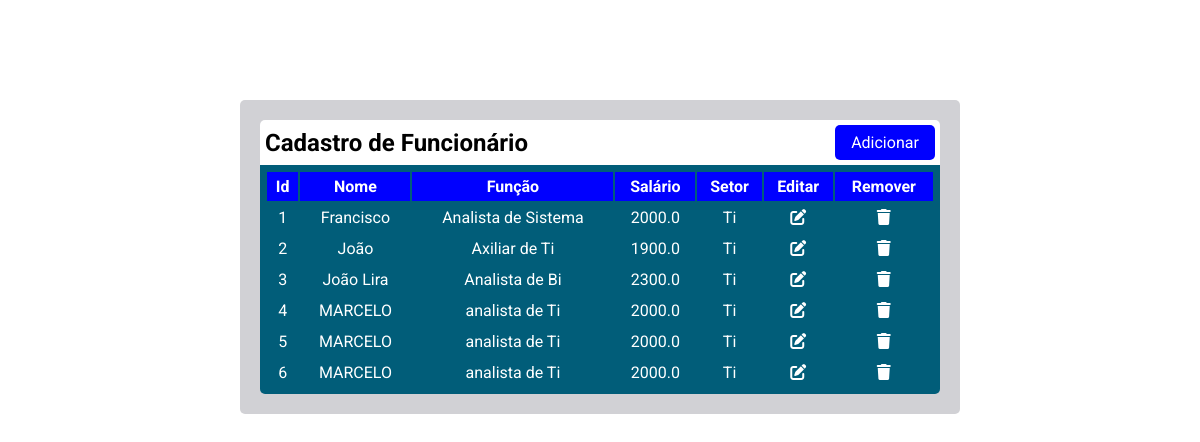
Before: / with the older database file.
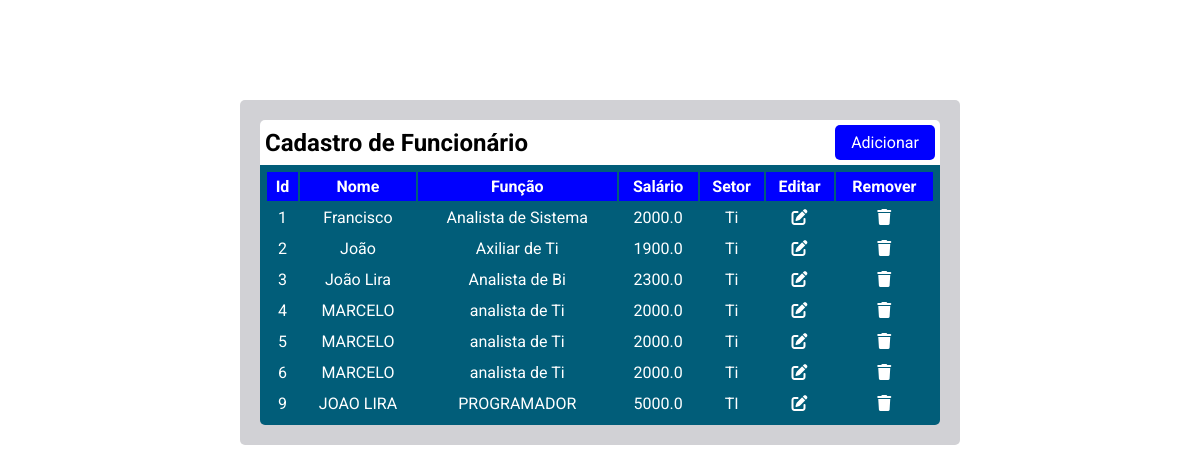
After: the same page with the newer database file.
### tables this page shows
CREATE TABLE funcionario (
               id INTEGER PRIMARY KEY AUTOINCREMENT,
               nome TEXT,
               funcao TEXT,
               salario FLOAT,
               setor TEXT);

### main.py (the view)
@app.route('/')
def index():
    lista = database.README()
    dados_formulario = request.form.to_dict()
    return render_template('index.html',lista=lista,dados=dados_formulario)

### database.py (called while the page is built)
def conexao():
    conect = sqlite3.connect('crud.db')
    cursor = conect.cursor()
    return cursor

def README():
    cursor = conexao()
    cursor.execute('SELECT * FROM funcionario')
    lista = cursor.fetchall()
    return lista

### templates/index.html (shortened to what this page needs)
<!DOCTYPE html>
<html lang="pt-br">
<head>
    <link rel="stylesheet" href="https://cdnjs.cloudflare.com/ajax/libs/font-awesome/6.7.2/css/all.min.css" />
    <link rel="stylesheet" href="/static/style.css">
</head>
<body>
    <div class="container">
        <div class="header">
            <h2>Cadastro de Funcionário</h1>
            <button id="add" onclick="abrirModal()">Adicionar</button>
        </div>
        <div class="div-table">
            <table class="editar">
                <thead >
                    <tr>
                        <th>Id</th>
                        <th>Nome</th>
                        <th>Função</th>
                        <th>Salário</th>
                        <th>Setor</th>
                        <th>Editar</th>
                        <th>Remover</th>
                    </tr>
                </thead>
                {% for i in lista %}
                <tr >
                    <td>{{i[0]}}</td>
                    <td>{{i[1]}}</td>
                    <td>{{i[2]}}</td>
                    <td>{{i[3]}}</td>
                    <td>{{i[4]}}</td>
                    <td><i class="fa-solid fa-pen-to-square"  id="{{i[0]}}"></i></td>
                    <td><i class="fa-solid fa-trash" id="{{i[0]}}"></i></td>
                </tr>
                {% endfor %}
            </table>
        </div>
    </div>
</body>
</html>

### static/style.css (style rules this page uses)
* { margin: 0; padding: 0; box-sizing: border-box; font-family: 'Roboto', sans-serif; outline: none; }
body { background-color: white; }
.container { flex-wrap: wrap; background-color: #d1d1d5; justify-content: center; align-items: center; width: 60%; border-radius: 5px; padding: 20px; margin: 100px auto 0; }
.container .header { display: flex; flex-wrap: wrap; justify-content:space-between; align-items: center; background-color: white; padding: 5px; border-radius: 5px 5px 0 0; }
.container .header > button { width: 100px; background-color: blue; color: white; font-size: 1rem; border-radius: 5px; padding: 8px; border: none; cursor: pointer; }
.container thead th { background-color: blue; padding: 5px; }
.container .div-table { width: 100%; flex-wrap: wrap; justify-content: center; background-color: rgb(1, 93, 121); border-radius: 0 0 5px 5px; }
.container .div-table, table { width: 100%; justify-content: center; align-items: center; }
.container .div-table, tr > td { flex-wrap: wrap; color: white; text-align: center; padding: 5px; }
.container .div-table i { cursor: pointer; }

Changed rows visible on the page:
added funcionario: id "9", nome "JOAO LIRA", funcao "PROGRAMADOR", salario "5000.0", setor "TI"
